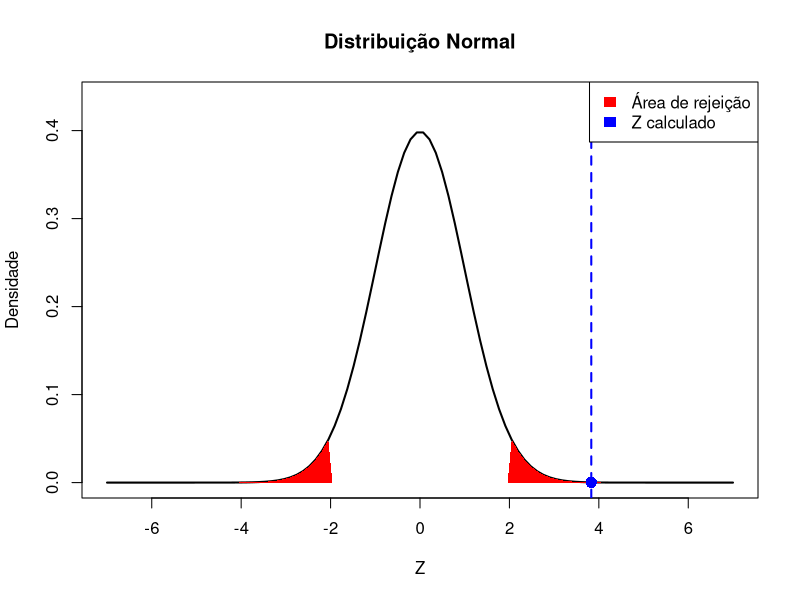

Write R code to recreate this figure.
# Instale o pacote se ainda não tiver instalado
install.packages("readxl")

# Carregue o pacote
library(readxl)

# Carregue o arquivo de dados
dados <- read_excel("grupo_1 1.xls")

# Calcular a média e o desvio padrão
media_amostral <- mean(dados$hrsinternet)
desvio_padrao <- sd(dados$hrsinternet)
n <- nrow(dados)  # Tamanho da amostra

# Definindo a média hipotética e o nível de significância
media_hipotetica <- 3.5        # Média hipotética sob H0
alpha <- 0.05                  # Nível de significância

# Calculando a estatística Z
z <- ((media_amostral - media_hipotetica) / (desvio_padrao / sqrt(n)))

# Definindo os valores críticos
valor_critico_inferior <- qnorm(alpha / 2)    # Valor crítico inferior
valor_critico_superior <- qnorm(1 - alpha / 2)  # Valor crítico superior

# Tomando a decisão
if (z < valor_critico_inferior || z > valor_critico_superior) {
  decisao <- "Rejeita H0"
} else {
  decisao <- "Não rejeita H0"
}

# Plotar a distribuição normal
x <- seq(-7, 7, length = 100)  # Gera uma sequência de -4 a 4
y <- dnorm(x)                  # Calcula a densidade da normal

# Criar o gráfico
plot(x, y, type = "l", main = "Distribuição Normal", ylab = "Densidade", xlab = "Z", lwd = 2, ylim = c(0, max(y) * 1.1))

# Adicionar as áreas de rejeição
polygon(c(-4, x[x < valor_critico_inferior], valor_critico_inferior), c(0, y[x < valor_critico_inferior], 0), col = "red", border = NA)
polygon(c(valor_critico_superior, x[x > valor_critico_superior], 4), c(0, y[x > valor_critico_superior], 0), col = "red", border = NA)

# Adicionar linha do ponto Z
abline(v = z, col = "blue", lwd = 2, lty = 2)

# Adicionar a linha de densidade no valor de Z
points(z, dnorm(z), col = "blue", pch = 16, cex = 1.5)  # Adiciona um ponto azul no gráfico

# Adicionar legenda
legend("topright", legend = c("Área de rejeição",  "Z calculado"), fill = c("red", "blue"), border = NA)

# Exibindo resultados
cat("Estatística Z:", z, "\n")
cat("Valor crítico inferior:", valor_critico_inferior, "\n")
cat("Valor crítico superior:", valor_critico_superior, "\n")
cat("Decisão:", decisao, "\n")

